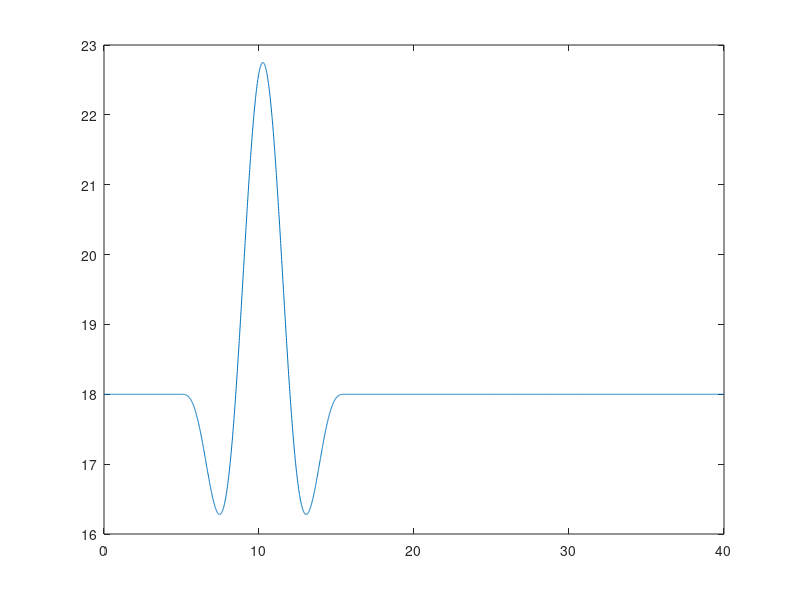

MATLAB code for this plot: (Note: this script raises an error after producing the figure.)
clear all;
close all;
clc;

%%
FileName = 'EOG_URef_18';

%% Preprocessing
% time
T           = 40;                   % [s]   simulation length
dt          = 1/80;               	% [s]   simulation time step

% wind
V_hub       = 18;                   % [m/s] mean wind speed at hub height 
T_gust      = 10.5;                 % [s]   length of EOG
t_start     = 05;                   % [s]   time when EOG should start
V_ref       = 50;                   % [m/s] reference wind speed average over 10 min
I_ref       = 0.16;                 % [-]   expected value of the turbulence intensity at 15 m/s
D           = 240;                  % [m]   rotor diameter

% calculation of wind signals
t           = 0:dt:T-dt;

% Longitudinal scale parameter at hub height (assuming hub height >60 m)
lambda1     = 42;

% Extreme Operational Gust (EOG) definition
sigma1      = I_ref * (0.75*V_hub + 5.6);
V_e50     	= 1.4*V_ref;
V_e1      	= 0.8*V_e50;
V_gust      = min([1.35*(V_e1-V_hub), 3.3*(sigma1/(1+0.1*D/lambda1))]);

% EOG wind speed vector
u           = zeros(1, length(t));
for iTimeStep = 1:length(t)
    if (t(iTimeStep) >= t_start) && (t(iTimeStep) <= t_start+T_gust)
        t_EOG           = t(iTimeStep) - t_start;
        u(iTimeStep)    = V_hub-0.37*V_gust*sin(3*pi*t_EOG/T_gust)*(1-cos(2*pi*t_EOG/T_gust));
    else
        u(iTimeStep)    = V_hub;
    end
end


figure()
plot(t,u)


% Some variables required in the Type 4 wind: Bladed style
HubHeight   = 150;
dy          = 150;
dz          = 150;
Ny          = 3;
Nz          = 3;
URef        = V_hub;
zOffset     = HubHeight;
z0          = 0.1;          % the rougthness length, not really used


SummVars(1) = HubHeight;    % HubHeight
SummVars(3) = URef;

velocity    = zeros(max(size(t)),3,Ny,Nz);
% prepare to write out
for iy = 1:Ny
    for iz = 1:Nz
        velocity(:,1,iy,iz) = u;
    end
end

% here we use std u for v and w components, to avoid dividing by zero
SummVars(4) = std(squeeze(velocity(:,1,1,1)))/URef*100;
SummVars(5) = std(squeeze(velocity(:,1,1,1)))/URef*100;
SummVars(6) = std(squeeze(velocity(:,1,1,1)))/URef*100;

disp('Exporting rotor plane wind field as ".wnd" binary files...')
% write the .wnd
WriteBLgrid([FileName '.wnd'], velocity, dy, dz, dt, zOffset, z0, SummVars)

% Now write a sum file
fileID    = fopen([FileName '.sum'],'w');
fprintf(fileID,'This summary file is not complete it only contains required information for the OpenFAST');
fprintf(fileID,'\n');
fprintf(fileID,'F        Clockwise rotation when looking downwind?\n');
fprintf(fileID,[num2str(SummVars(1)) '  Hub height [m] \n']);
fprintf(fileID,['UBar   =  ' num2str(SummVars(3)) ' m/s \n']);
fprintf(fileID,['TI(u)  =  ' num2str(SummVars(4)) ' %%\n']);
fprintf(fileID,['TI(v)  =  ' num2str(SummVars(5)) ' %%\n']);
fprintf(fileID,['TI(w)  =  ' num2str(SummVars(6)) ' %%\n']);
fprintf(fileID,['Height Offset =  ' num2str(0) ' m\n']);
fprintf(fileID,'Creating a PERIODIC output file.');
fclose(fileID);

